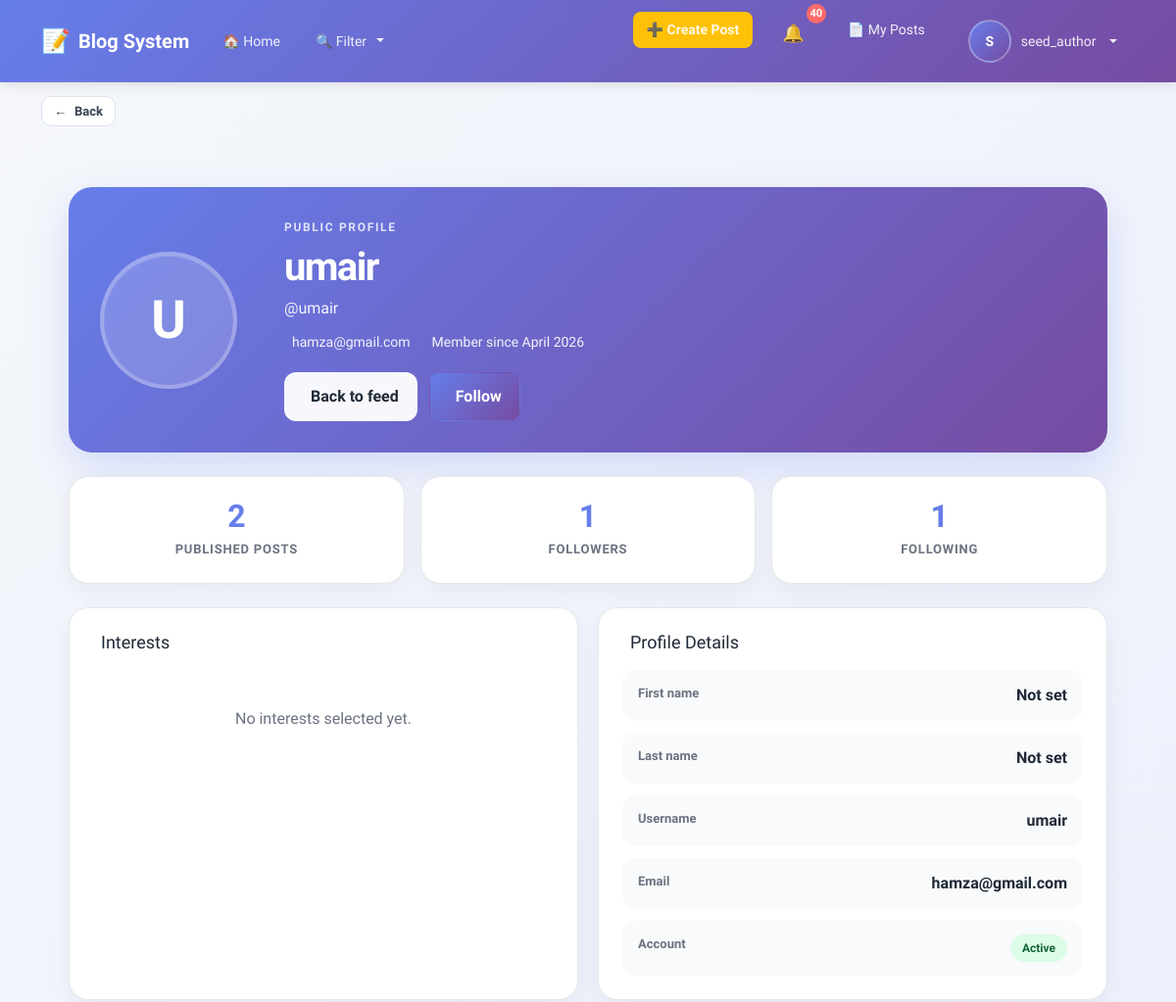
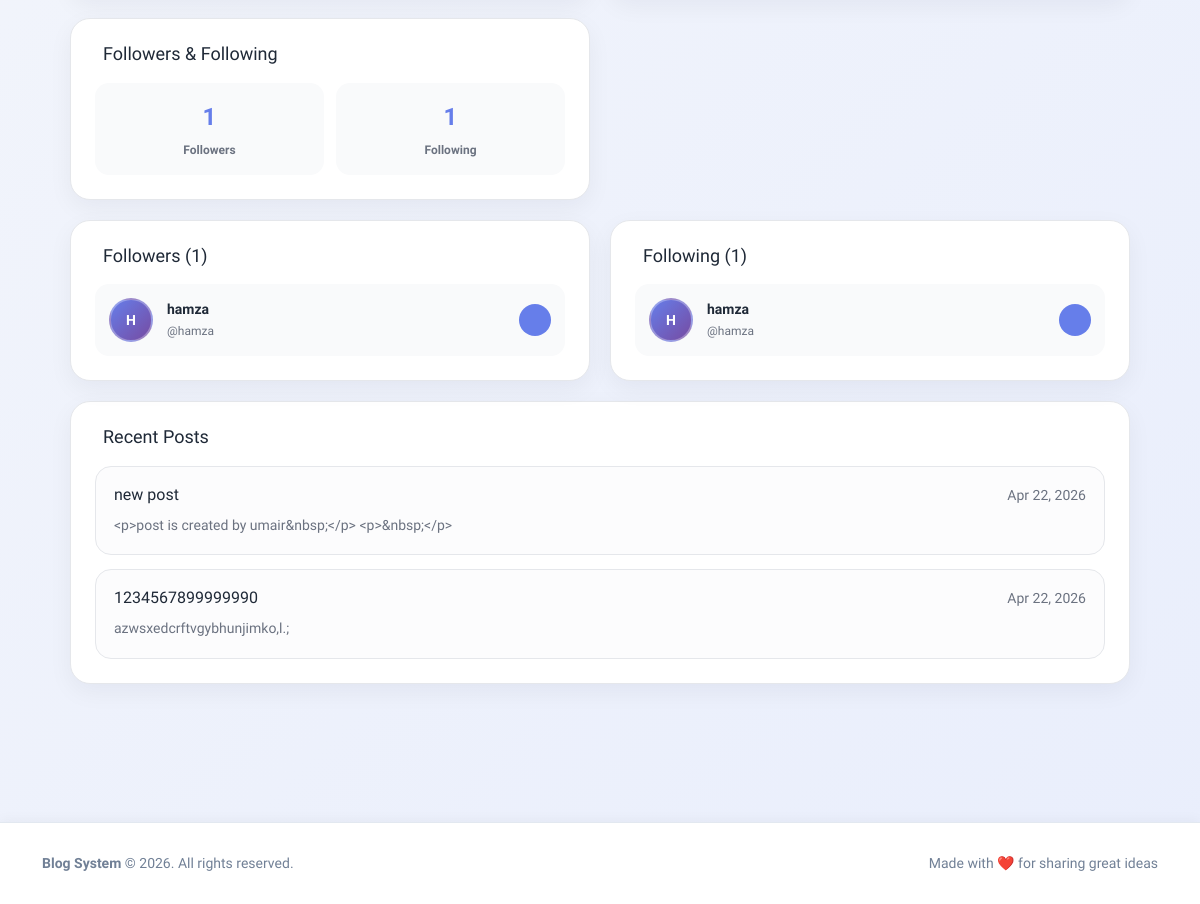
The page /profile/4/ (signed in) on the database its author committed (2 pictures, top to bottom).
### blog/models.py (models this page shows, shortened)
class CustomUser(AbstractUser):
    email = models.EmailField(unique=True)

class Post(models.Model):
    title = models.CharField(max_length=200)
    content = RichTextUploadingField()
    author = models.ForeignKey(settings.AUTH_USER_MODEL, on_delete=models.CASCADE)
    created_at = models.DateTimeField(auto_now_add=True)
    updated_at = models.DateTimeField(auto_now=True)
    is_published = models.BooleanField(default=False)
    category = models.ManyToManyField("Category", blank=True)

### blog/views.py (the view)
# urls.py: path('profile/<int:user_id>/', other_user_profile_view, name='other_profile'),
@login_required
def other_user_profile_view(request, user_id):
    other_user = get_object_or_404(CustomUser, id=user_id)
    context = build_profile_context(other_user, request.user)
    context["other_user"] = other_user
    context["is_own_profile"] = other_user == request.user
    return render(request, "profile/other_profile.html", context)

### blog/context_processors.py (called while the page is built)
def notifications_badge(request):
    if request.user.is_authenticated:
        unread_count = Notification.objects.filter(user=request.user, is_read=False).count()
    else:
        unread_count = 0
    return {"unread_notifications_count": unread_count}

def navbar_context(request):
    all_categories = Category.objects.all().order_by("name")
    selected_category_ids = []
    if request.GET:
        selected_category_ids = [int(id) for id in request.GET.getlist("categories") if id and id != "all"]
    return {
        "all_categories": all_categories,
        "selected_category_ids": selected_category_ids,
    }

### templates/profile/other_profile.html (shortened to what this page needs)
{% extends 'base.html' %}
{% block content %}
<div class="profile-page">
	<section class="profile-hero">
		<div class="profile-avatar">
			{{ profile_user.username|first|upper }}
		</div>
		<div class="profile-hero-content">
			<p class="profile-kicker">Public Profile</p>
			<h1 class="profile-name">{{ profile_user.get_full_name|default:profile_user.username }}</h1>
			<p class="profile-handle">@{{ profile_user.username }}</p>
			<div class="profile-meta">
				<span> {{ profile_user.email|default:"No email available" }}</span>
				<span> Member since {{ profile_user.date_joined|date:"F Y" }}</span>
			</div>
		<div class="profile-actions">
			<a href="{% url 'blog:home' %}" class="btn btn-light-action">
				 Back to feed
			</a>
			{% if is_own_profile %}
				<a href="{% url 'blog:profile' %}" class="btn btn-outline-action">
					<i class="fas fa-user-circle"></i> Open my profile
				</a>
			{% else %}
				<form method="post" action="{% url 'blog:follow_user' profile_user.id %}" style="display: inline;">
					{% if is_following %}
						<button type="submit" class="btn btn-following-action">
							<i class="fas fa-user-check"></i> Following
						</button>
					{% else %}
						<button type="submit" class="btn btn-follow-action">
							 Follow
						</button>
					{% endif %}
				</form>
			{% endif %}
		</div>
		</div>
	</section>
	<section class="profile-stats">
		<div class="stat-card">
			<span class="stat-value">{{ user_posts }}</span>
			<span class="stat-label">Published Posts</span>
		</div>
		<div class="stat-card">
			<span class="stat-value">{{ followers_count }}</span>
			<span class="stat-label">Followers</span>
		</div>
		<div class="stat-card">
			<span class="stat-value">{{ following_count }}</span>
			<span class="stat-label">Following</span>
		</div>
	</section>
	<section class="profile-grid">
		<article class="profile-panel">
			<div class="panel-header">
				<h2> Interests</h2>
			</div>
			{% if interests %}
				<div class="chips">
					{% for interest in interests %}
						<span class="chip">{{ interest.name }}</span>
					{% endfor %}
				</div>
			{% else %}
				<div class="empty-state">
					<p>No interests selected yet.</p>
				</div>
			{% endif %}
		</article>
		<article class="profile-panel">
			<div class="panel-header">
				<h2> Profile Details</h2>
			</div>
			<div class="details-list">
				<div class="detail-row">
					<span class="detail-label">First name</span>
					<span class="detail-value">{{ profile_user.first_name|default:"Not set" }}</span>
				</div>
				<div class="detail-row">
					<span class="detail-label">Last name</span>
					<span class="detail-value">{{ profile_user.last_name|default:"Not set" }}</span>
				</div>
				<div class="detail-row">
					<span class="detail-label">Username</span>
					<span class="detail-value">{{ profile_user.username }}</span>
				</div>
				<div class="detail-row">
					<span class="detail-label">Email</span>
					<span class="detail-value">{{ profile_user.email }}</span>
				</div>
				<div class="detail-row">
					<span class="detail-label">Account</span>
					<span class="detail-value">
						{% if profile_user.is_active %}
							<span class="status-badge active">Active</span>
						{% else %}
							<span class="status-badge inactive">Inactive</span>
						{% endif %}
					</span>
				</div>
			</div>
		</article>
		<article class="profile-panel">
			<div class="panel-header">
				<h2> Followers & Following</h2>
			</div>
			<div class="follow-stats">
				<div class="follow-stat">
					<span class="follow-count">{{ followers_count }}</span>
					<span class="follow-label">Followers</span>
				</div>
				<div class="follow-stat">
					<span class="follow-count">{{ following_count }}</span>
					<span class="follow-label">Following</span>
				</div>
			</div>
		</article>
	</section>
	{% if followers or following %}
	<section class="profile-connections">
		{% if followers %}
		<article class="connections-panel">
			<div class="panel-header">
				<h2> Followers ({{ followers_count }})</h2>
			</div>
			<div class="users-grid">
				{% for follower in followers|slice:":6" %}
					<div class="user-card">
						<div class="user-avatar">{{ follower.username|first|upper }}</div>
						<div class="user-info">
							<h4>{{ follower.get_full_name|default:follower.username }}</h4>
							<p>@{{ follower.username }}</p>
						</div>
						<a href="{% url 'blog:other_profile' follower.id %}" class="user-link-btn">
						</a>
					</div>
				{% endfor %}
			</div>
		</article>
		{% endif %}
		{% if following %}
		<article class="connections-panel">
			<div class="panel-header">
				<h2> Following ({{ following_count }})</h2>
			</div>
			<div class="users-grid">
				{% for followed_user in following|slice:":6" %}
					<div class="user-card">
						<div class="user-avatar">{{ followed_user.username|first|upper }}</div>
						<div class="user-info">
							<h4>{{ followed_user.get_full_name|default:followed_user.username }}</h4>
							<p>@{{ followed_user.username }}</p>
						</div>
						<a href="{% url 'blog:other_profile' followed_user.id %}" class="user-link-btn">
						</a>
					</div>
				{% endfor %}
			</div>
		</article>
		{% endif %}
	</section>
	{% endif %}
	<section class="profile-panel recent-posts-panel">
		<div class="panel-header">
			<h2> Recent Posts</h2>
		</div>
		{% if recent_posts %}
			<div class="recent-posts">
				{% for post in recent_posts %}
					<article class="recent-post-card">
						<div class="recent-post-top">
							<h3>{{ post.title }}</h3>
							<span>{{ post.created_at|date:"M d, Y" }}</span>
						</div>
						<p>{{ post.content|truncatewords:28 }}</p>
					</article>
				{% endfor %}
			</div>
		{% else %}
			<div class="empty-state">
				<i class="fas fa-file-alt"></i>
				<p>No published posts yet.</p>
			</div>
		{% endif %}
	</section>
</div>
{% endblock %}

### templates/includes/navbar.html (shortened to what this page needs)
<nav class="navbar navbar-expand-lg navbar-light">
    <div class="container">
        <a class="navbar-brand" href="{% url 'blog:home' %}">
            <span class="brand-icon">📝</span>
            <strong>Blog System</strong>
        </a>
        <div class="collapse navbar-collapse" id="navbarContent">
            <ul class="navbar-nav me-auto">
                <li class="nav-item">
                    <a class="nav-link" href="{% url 'blog:home' %}">
                        🏠 Home
                    </a>
                </li>
                <li class="nav-item dropdown">
                    <a class="nav-link dropdown-toggle filter-toggle" href="#" id="filterDropdown" role="button" data-bs-toggle="dropdown" aria-expanded="false">
                        🔍 Filter
                    </a>
                </li>
            </ul>
            <ul class="navbar-nav ms-auto">
                {% if user.is_authenticated %}
                    <li class="nav-item me-2">
                        <a class="nav-link btn-create-post" href="{% url 'blog:create_post' %}">
                            ➕ Create Post
                        </a>
                    </li>
                    <li class="nav-item me-2">
                        <a class="nav-link notifications-link" href="{% url 'blog:notifications_list' %}">
                            <span class="notification-icon">🔔</span>
                            <span class="notification-badge" id="notif-count">{{ unread_notifications_count }}</span>
                        </a>
                    </li>
                    <li class="nav-item me-2">
                        <a class="nav-link" href="{% url 'blog:my_posts' %}">
                            📄 My Posts
                        </a>
                    </li>
                    <li class="nav-item dropdown">
                        <a class="nav-link dropdown-toggle user-dropdown" href="#" id="userDropdown" role="button" data-bs-toggle="dropdown" aria-expanded="false">
                            <span class="user-avatar">{{ user.username|first|upper }}</span>
                            {{ user.username }}
                        </a>
                    </li>
                {% endif %}
            </ul>
        </div>
    </div>
</nav>

### templates/base.html (style rules this page uses)
:root { --primary-color: #667eea; --secondary-color: #764ba2; --light-bg: #f8f9fa; --card-shadow: 0 2px 12px rgba(0, 0, 0, 0.08); --hover-shadow: 0 8px 24px rgba(0, 0, 0, 0.12); }
* { font-family: 'Segoe UI', Tahoma, Geneva, Verdana, sans-serif; }
html, body { height: 100%; }
body { background-color: var(--light-bg); color: #2d3748; }

### templates/includes/navbar.html (style rules this page uses)
.navbar { background: linear-gradient(135deg, #667eea 0%, #764ba2 100%); box-shadow: 0 2px 12px rgba(0, 0, 0, 0.12); padding: 12px 0; }
.navbar-brand { font-size: 20px; font-weight: 700; color: white !important; display: flex; align-items: center; gap: 8px; transition: all 0.3s ease; }
.brand-icon { font-size: 24px; }
.navbar-nav .nav-link { color: rgba(255, 255, 255, 0.9) !important; font-weight: 500; font-size: 14px; transition: all 0.3s ease; padding: 8px 14px !important; border-radius: 8px; margin: 0 4px; }
.btn-create-post { background-color: #ffc107 !important; color: #2d3748 !important; font-weight: 600 !important; border-radius: 8px !important; padding: 10px 16px !important; transition: all 0.3s ease; }
.notifications-link { position: relative; display: flex; align-items: center; gap: 6px; }
.notification-icon { font-size: 18px; }
.notification-badge { display: inline-flex; align-items: center; justify-content: center; background-color: #ff6b6b; color: white; border-radius: 50%; width: 20px; height: 20px; font-size: 11px; font-weight: 700; position: absolute; top: -8px; right: -8px; }
.user-dropdown { display: flex; align-items: center; gap: 10px !important; }
.user-avatar { display: inline-flex; align-items: center; justify-content: center; width: 32px; height: 32px; background-color: rgba(255, 255, 255, 0.2); border-radius: 50%; font-weight: 700; font-size: 14px; color: white; border: 2px solid rgba(255, 255, 255, 0.3); }
.filter-toggle { position: relative; }
.filter-toggle::after { content: ''; display: inline-block; margin-left: 6px; vertical-align: 0.255em; border-top: 0.3em solid; border-right: 0.3em solid transparent; border-bottom: 0; border-left: 0.3em solid transparent; transition: transform 0.2s ease; }

### rows shown on the page
CustomUser: username|first "S", username "seed_author"
CustomUser: username|first "U", get_full_name "umair", username "umair", email "hamza@gmail.com", date_joined "April 2026", first_name "Not set", last_name "Not set"
CustomUser: username|first "H", get_full_name "hamza", username "hamza"
Post: title "new post", created_at "Apr 22, 2026", content "<p>post is created by umair&nbsp;</p> <p>&nbsp;</p>"
Post: title "1234567899999990", created_at "Apr 22, 2026", content "azwsxedcrftvgybhunjimko,l.;"

### other values the page prints
{{ unread_notifications_count }} "40"
{{ user_posts }} "2"
{{ followers_count }} "1"
{{ following_count }} "1"
